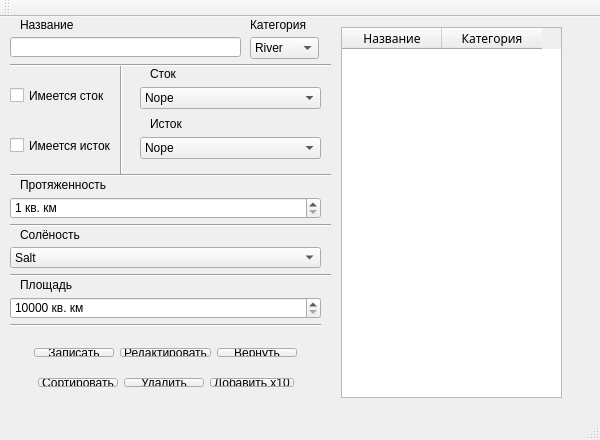
<?xml version="1.0" encoding="UTF-8"?>
<ui version="4.0">
 <class>MainWindowClass</class>
 <widget class="QMainWindow" name="MainWindowClass">
  <property name="geometry">
   <rect>
    <x>0</x>
    <y>0</y>
    <width>600</width>
    <height>440</height>
   </rect>
  </property>
  <property name="windowTitle">
   <string>MainWindow</string>
  </property>
  <widget class="QWidget" name="centralWidget">
   <widget class="QLabel" name="label_5">
    <property name="geometry">
     <rect>
      <x>20</x>
      <y>160</y>
      <width>91</width>
      <height>16</height>
     </rect>
    </property>
    <property name="text">
     <string>Протяженность</string>
    </property>
   </widget>
   <widget class="QTableWidget" name="TWg">
    <property name="geometry">
     <rect>
      <x>341</x>
      <y>10</y>
      <width>221</width>
      <height>371</height>
     </rect>
    </property>
    <column>
     <property name="text">
      <string>Название</string>
     </property>
     <property name="font">
      <font>
       <family>Segoe Script</family>
       <weight>50</weight>
       <italic>false</italic>
       <bold>false</bold>
       <underline>false</underline>
       <strikeout>false</strikeout>
       <kerning>true</kerning>
      </font>
     </property>
    </column>
    <column>
     <property name="text">
      <string>Категория</string>
     </property>
     <property name="font">
      <font>
       <family>Segoe Script</family>
      </font>
     </property>
    </column>
   </widget>
   <widget class="Line" name="line_4">
    <property name="geometry">
     <rect>
      <x>10</x>
      <y>200</y>
      <width>321</width>
      <height>16</height>
     </rect>
    </property>
    <property name="orientation">
     <enum>Qt::Horizontal</enum>
    </property>
   </widget>
   <widget class="QComboBox" name="comboBoxIstok">
    <property name="geometry">
     <rect>
      <x>140</x>
      <y>120</y>
      <width>181</width>
      <height>22</height>
     </rect>
    </property>
    <item>
     <property name="text">
      <string>Nope</string>
     </property>
    </item>
   </widget>
   <widget class="QCheckBox" name="checkBoxStok">
    <property name="geometry">
     <rect>
      <x>10</x>
      <y>70</y>
      <width>101</width>
      <height>17</height>
     </rect>
    </property>
    <property name="text">
     <string>Имеется сток</string>
    </property>
   </widget>
   <widget class="QLabel" name="label">
    <property name="geometry">
     <rect>
      <x>20</x>
      <y>0</y>
      <width>71</width>
      <height>16</height>
     </rect>
    </property>
    <property name="text">
     <string>Название</string>
    </property>
   </widget>
   <widget class="QLineEdit" name="waterName">
    <property name="geometry">
     <rect>
      <x>10</x>
      <y>20</y>
      <width>231</width>
      <height>20</height>
     </rect>
    </property>
    <property name="maxLength">
     <number>20</number>
    </property>
   </widget>
   <widget class="QCheckBox" name="checkBoxIstok">
    <property name="geometry">
     <rect>
      <x>10</x>
      <y>120</y>
      <width>101</width>
      <height>17</height>
     </rect>
    </property>
    <property name="text">
     <string>Имеется исток</string>
    </property>
   </widget>
   <widget class="QSpinBox" name="SqrOfWater">
    <property name="geometry">
     <rect>
      <x>10</x>
      <y>280</y>
      <width>311</width>
      <height>22</height>
     </rect>
    </property>
    <property name="suffix">
     <string> кв. км</string>
    </property>
    <property name="minimum">
     <number>1</number>
    </property>
    <property name="maximum">
     <number>100000</number>
    </property>
   </widget>
   <widget class="QLabel" name="label_7">
    <property name="geometry">
     <rect>
      <x>20</x>
      <y>260</y>
      <width>101</width>
      <height>16</height>
     </rect>
    </property>
    <property name="text">
     <string>Площадь</string>
    </property>
   </widget>
   <widget class="QWidget" name="layoutWidget">
    <property name="geometry">
     <rect>
      <x>11</x>
      <y>320</y>
      <width>310</width>
      <height>31</height>
     </rect>
    </property>
    <layout class="QHBoxLayout" name="horizontalLayout">
     <item>
      <spacer name="horizontalSpacer">
       <property name="orientation">
        <enum>Qt::Horizontal</enum>
       </property>
       <property name="sizeHint" stdset="0">
        <size>
         <width>40</width>
         <height>20</height>
        </size>
       </property>
      </spacer>
     </item>
     <item>
      <widget class="QPushButton" name="IsOk">
       <property name="text">
        <string>Записать</string>
       </property>
      </widget>
     </item>
     <item>
      <widget class="QPushButton" name="Redact">
       <property name="text">
        <string>Редактировать</string>
       </property>
      </widget>
     </item>
     <item>
      <widget class="QPushButton" name="btnReturn">
       <property name="text">
        <string>Вернуть</string>
       </property>
      </widget>
     </item>
     <item>
      <spacer name="horizontalSpacer_3">
       <property name="orientation">
        <enum>Qt::Horizontal</enum>
       </property>
       <property name="sizeHint" stdset="0">
        <size>
         <width>40</width>
         <height>20</height>
        </size>
       </property>
      </spacer>
     </item>
    </layout>
   </widget>
   <widget class="QSpinBox" name="SqrOfSea">
    <property name="geometry">
     <rect>
      <x>10</x>
      <y>280</y>
      <width>311</width>
      <height>22</height>
     </rect>
    </property>
    <property name="suffix">
     <string> кв. км</string>
    </property>
    <property name="minimum">
     <number>10000</number>
    </property>
    <property name="maximum">
     <number>10000000</number>
    </property>
   </widget>
   <widget class="Line" name="line_5">
    <property name="geometry">
     <rect>
      <x>10</x>
      <y>250</y>
      <width>321</width>
      <height>16</height>
     </rect>
    </property>
    <property name="orientation">
     <enum>Qt::Horizontal</enum>
    </property>
   </widget>
   <widget class="QComboBox" name="comboBoxOfLake">
    <property name="enabled">
     <bool>true</bool>
    </property>
    <property name="geometry">
     <rect>
      <x>10</x>
      <y>230</y>
      <width>311</width>
      <height>21</height>
     </rect>
    </property>
    <item>
     <property name="text">
      <string>Salt</string>
     </property>
    </item>
    <item>
     <property name="text">
      <string>Fresh</string>
     </property>
    </item>
   </widget>
   <widget class="QLabel" name="label_6">
    <property name="geometry">
     <rect>
      <x>20</x>
      <y>210</y>
      <width>81</width>
      <height>16</height>
     </rect>
    </property>
    <property name="text">
     <string>Солёность</string>
    </property>
   </widget>
   <widget class="Line" name="line_7">
    <property name="geometry">
     <rect>
      <x>116</x>
      <y>47</y>
      <width>10</width>
      <height>110</height>
     </rect>
    </property>
    <property name="orientation">
     <enum>Qt::Vertical</enum>
    </property>
   </widget>
   <widget class="QComboBox" name="comboBoxTypeOfWater">
    <property name="geometry">
     <rect>
      <x>250</x>
      <y>20</y>
      <width>69</width>
      <height>22</height>
     </rect>
    </property>
    <item>
     <property name="text">
      <string>River</string>
     </property>
    </item>
    <item>
     <property name="text">
      <string>Lake</string>
     </property>
    </item>
    <item>
     <property name="text">
      <string>Sea</string>
     </property>
    </item>
   </widget>
   <widget class="QWidget" name="layoutWidget_2">
    <property name="geometry">
     <rect>
      <x>11</x>
      <y>350</y>
      <width>310</width>
      <height>31</height>
     </rect>
    </property>
    <layout class="QHBoxLayout" name="horizontalLayout_2">
     <item>
      <spacer name="horizontalSpacer_2">
       <property name="orientation">
        <enum>Qt::Horizontal</enum>
       </property>
       <property name="sizeHint" stdset="0">
        <size>
         <width>40</width>
         <height>20</height>
        </size>
       </property>
      </spacer>
     </item>
     <item>
      <widget class="QPushButton" name="sort">
       <property name="text">
        <string>Сортировать</string>
       </property>
      </widget>
     </item>
     <item>
      <widget class="QPushButton" name="Dlt">
       <property name="text">
        <string>Удалить</string>
       </property>
      </widget>
     </item>
     <item>
      <widget class="QPushButton" name="add">
       <property name="text">
        <string>Добавить х10</string>
       </property>
      </widget>
     </item>
     <item>
      <spacer name="horizontalSpacer_4">
       <property name="orientation">
        <enum>Qt::Horizontal</enum>
       </property>
       <property name="sizeHint" stdset="0">
        <size>
         <width>40</width>
         <height>20</height>
        </size>
       </property>
      </spacer>
     </item>
    </layout>
   </widget>
   <widget class="Line" name="line">
    <property name="geometry">
     <rect>
      <x>10</x>
      <y>40</y>
      <width>321</width>
      <height>16</height>
     </rect>
    </property>
    <property name="orientation">
     <enum>Qt::Horizontal</enum>
    </property>
   </widget>
   <widget class="QSpinBox" name="LengthOfRiver">
    <property name="geometry">
     <rect>
      <x>10</x>
      <y>180</y>
      <width>311</width>
      <height>22</height>
     </rect>
    </property>
    <property name="suffix">
     <string> кв. км</string>
    </property>
    <property name="minimum">
     <number>1</number>
    </property>
    <property name="maximum">
     <number>10000</number>
    </property>
   </widget>
   <widget class="QComboBox" name="comboBoxStok">
    <property name="geometry">
     <rect>
      <x>140</x>
      <y>70</y>
      <width>181</width>
      <height>22</height>
     </rect>
    </property>
    <item>
     <property name="text">
      <string>Nope</string>
     </property>
    </item>
   </widget>
   <widget class="Line" name="line_2">
    <property name="geometry">
     <rect>
      <x>10</x>
      <y>150</y>
      <width>321</width>
      <height>16</height>
     </rect>
    </property>
    <property name="orientation">
     <enum>Qt::Horizontal</enum>
    </property>
   </widget>
   <widget class="QLabel" name="label_2">
    <property name="geometry">
     <rect>
      <x>250</x>
      <y>0</y>
      <width>71</width>
      <height>16</height>
     </rect>
    </property>
    <property name="text">
     <string>Категория</string>
    </property>
   </widget>
   <widget class="QLabel" name="label_4">
    <property name="geometry">
     <rect>
      <x>150</x>
      <y>100</y>
      <width>46</width>
      <height>13</height>
     </rect>
    </property>
    <property name="text">
     <string>Исток</string>
    </property>
   </widget>
   <widget class="QLabel" name="label_3">
    <property name="geometry">
     <rect>
      <x>150</x>
      <y>50</y>
      <width>46</width>
      <height>13</height>
     </rect>
    </property>
    <property name="text">
     <string>Сток</string>
    </property>
   </widget>
   <widget class="Line" name="line_6">
    <property name="geometry">
     <rect>
      <x>10</x>
      <y>300</y>
      <width>311</width>
      <height>16</height>
     </rect>
    </property>
    <property name="orientation">
     <enum>Qt::Horizontal</enum>
    </property>
   </widget>
  </widget>
  <widget class="QMenuBar" name="menuBar">
   <property name="geometry">
    <rect>
     <x>0</x>
     <y>0</y>
     <width>600</width>
     <height>20</height>
    </rect>
   </property>
  </widget>
  <widget class="QToolBar" name="mainToolBar">
   <attribute name="toolBarArea">
    <enum>TopToolBarArea</enum>
   </attribute>
   <attribute name="toolBarBreak">
    <bool>false</bool>
   </attribute>
  </widget>
  <widget class="QStatusBar" name="statusBar"/>
 </widget>
 <layoutdefault spacing="6" margin="11"/>
 <resources>
  <include location="mainwindow.qrc"/>
 </resources>
 <connections/>
</ui>
